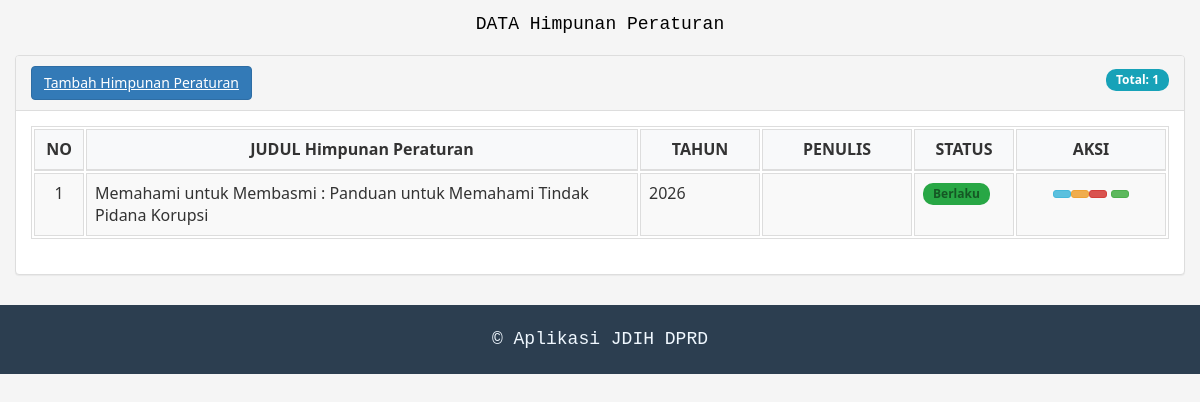
The app's page /panel_control/himpunan-peraturan.php (signed in) with its own data.
### tables this page shows
CREATE TABLE `monografi` (
  `id_monografi` int(11) NOT NULL,
  `judul` varchar(255) NOT NULL,
  `jenis_monografi` varchar(100) NOT NULL,
  `tanggal_pembuatan` date NOT NULL,
  `tahun_terbit` year(4) DEFAULT NULL,
  `penulis` varchar(200) DEFAULT NULL,
  `penerbit` varchar(200) DEFAULT NULL,
  `isbn` varchar(50) DEFAULT NULL,
  `bidang_hukum` varchar(100) DEFAULT NULL,
  `jumlah_halaman` int(11) DEFAULT NULL,
  `deskripsi` text DEFAULT NULL,
  `status` enum('Berlaku','Tidak Berlaku','Draft') DEFAULT 'Berlaku',
  `bahasa` varchar(50) DEFAULT 'Indonesia',
  `file_pdf` varchar(255) DEFAULT NULL,
  `thumbnail` varchar(255) DEFAULT NULL,
  `created_at` timestamp NULL DEFAULT current_timestamp(),
  `updated_at` timestamp NULL DEFAULT NULL ON UPDATE current_timestamp(),
  `id_user` varchar(50) DEFAULT NULL
);

### panel_control/himpunan-peraturan.php (the view, shortened to what this page needs)
<?php
include "a_db.php";
$aksi = isset($_GET['aksi']) ? $_GET['aksi'] : '';
if ($aksi == ''){
?>
<!DOCTYPE html>
<html>
<head>
    <link rel="stylesheet" href="style-admin.css">
</head>
<body>
    <div class="container-fluid">
        <h4 style='padding-top:15px; text-align:center;'>
            <font face="Courier New" color="#000000" size="4">
                DATA Himpunan Peraturan
            </font>
        </h4>
        <div class="col-md-12">
            <div class="panel panel-default">
                <div class="panel-heading clearfix">
                    <?php if ($_SESSION['level'] == 'user_admin' || $_SESSION['level'] == 'user_input'): ?>
                        <a href='http://localhost/jdihcilacap_pasang_2026/panel_control/index.php?page=monografi&aksi=tambah' class='btn btn-primary'>
                            <i class='fa fa-plus'></i> Tambah Himpunan Peraturan
                        </a>
                    <?php endif; ?>
                    <div class="pull-right">
                        <span class="badge badge-info">Total:
                            <?php
                            $count_query = "SELECT COUNT(*) as total FROM monografi WHERE jenis_monografi = 'Himpunan Peraturan'";
                            $count_result = mysqli_query($koneksi, $count_query);
                            $count_data = mysqli_fetch_assoc($count_result);
                            echo $count_data['total'];
                            ?>
                        </span>
                    </div>
                </div>
                <div class="panel-body">
                    <div class="table-responsive">
                        <table class="table table-bordered table-striped">
                            <thead>
                                <tr>
                                    <th width="50">NO</th>
                                    <th>JUDUL Himpunan Peraturan </th>
                                    <th width="120">TAHUN</th>
                                    <th width="150">PENULIS</th>
                                    <th width="100">STATUS</th>
                                    <th width="150" class="text-center">AKSI</th>
                                </tr>
                            </thead>
                            <tbody>
                            <?php
                            if ($_SESSION['level'] == 'user_admin'){
                                $query = "SELECT * FROM monografi WHERE jenis_monografi = 'Himpunan Peraturan' ORDER BY id_monografi DESC";
                            } else {
                                $user_id = mysqli_real_escape_string($koneksi, $_SESSION['login']);
                                $query = "SELECT * FROM monografi WHERE id_user = '$user_id' AND jenis_monografi = 'Himpunan Peraturan' ORDER BY id_monografi DESC";
                            }
                            $result = mysqli_query($koneksi, $query);
                            if(mysqli_num_rows($result) > 0) {
                                $no = 1;
                                while ($data = mysqli_fetch_assoc($result)){
                                    $status_badge = "";
                                    if ($data['status'] == 'Berlaku') {
                                        $status_badge = "<span class='badge badge-success'>{$data['status']}</span>";
                                    } elseif ($data['status'] == 'Tidak Berlaku') {
                                        $status_badge = "<span class='badge badge-danger'>{$data['status']}</span>";
                                    } else {
                                        $status_badge = "<span class='badge badge-warning'>{$data['status']}</span>";
                                    }
                                    echo "<tr>
                                            <td class='text-center'>$no</td>
                                            <td>{$data['judul']}</td>
                                            <td>{$data['tahun_terbit']}</td>
                                            <td>{$data['penulis']}</td>
                                            <td>$status_badge</td>
                                            <td class='text-center'>";
                                    echo "<a class='btn btn-info btn-xs' href='?page=himpunan-peraturan&aksi=detail&id={$data['id_monografi']}' title='Detail'>
                                            <i class='fa fa-eye'></i>
                                          </a>";
                                    if ($_SESSION['level'] == 'user_admin' || $_SESSION['level'] == 'user_input'){
                                        echo "<a class='btn btn-warning btn-xs' href='http://localhost/jdihcilacap_pasang_2026/panel_control/index.php?page=monografi&aksi=edit&id={$data['id_monografi']}' title='Edit'>
                                                <i class='fa fa-edit'></i>
                                              </a>";
                                    }
                                    if ($_SESSION['level'] == 'user_admin'){
                                        echo "<a class='btn btn-danger btn-xs' href='?page=himpunan-peraturan&aksi=hapus&id={$data['id_monografi']}'
                                              title='Hapus' onclick='return confirm(\"Yakin hapus data ini?\");'>
                                                <i class='fa fa-trash'></i>
                                              </a>";
                                    }
                                    if (!empty($data['file_pdf'])): ?>
                                        <a href="<?php echo $data['file_pdf']; ?>" target="_blank"
                                           class="btn btn-success btn-xs" title="Download PDF">
                                        </a>
                                    <?php endif;
                                    echo "</td></tr>";
                                    $no++;
                                }
                            } else {
                                echo "<tr><td colspan='6' class='text-center'>Belum ada data Himpunan Peraturan </td></tr>";
                            }
                            ?>
                            </tbody>
                        </table>
                    </div>
                </div>
            </div>
        </div>
    </div>
</body>
</html>
<?php
} elseif ($aksi == 'edit' && isset($_GET['id'])) {
    $id = $_GET['id'];
    header("Location: http://localhost/jdihcilacap_pasang_2026/panel_control/index.php?page=monografi&aksi=edit&id=$id");
    exit();
} elseif ($aksi == 'tambah') {
    header("Location: http://localhost/jdihcilacap_pasang/panel_control/index.php?page=monografi&aksi=tambah");
    exit();
}
?>
<footer id="footer">
    <div class="text-center clearfix">
        <p>
            <small>
                <font face="Courier New" color="#F0F8FF" size="4">
                    &copy; Aplikasi JDIH DPRD
                </font>
            </small>
        </p>
    </div>
</footer>

### panel_control/style-admin.css (style rules this page uses)
* { margin: 0; padding: 0; box-sizing: border-box; }
body { font-family: 'Segoe UI', Tahoma, Geneva, Verdana, sans-serif; background-color: #f5f5f5; color: #333; line-height: 1.6; }
.container-fluid { padding-right: 15px; padding-left: 15px; margin-right: auto; margin-left: auto; }
h4 { margin-top: 0; margin-bottom: 20px; font-weight: 500; line-height: 1.1; }
.panel { margin-bottom: 20px; background-color: #fff; border: 1px solid transparent; border-radius: 4px; box-shadow: 0 1px 1px rgba(0,0,0,.05); }
.panel-default { border-color: #ddd; }
.panel-heading { padding: 10px 15px; border-bottom: 1px solid transparent; border-top-left-radius: 3px; border-top-right-radius: 3px; background-color: #f5f5f5; border-color: #ddd; color: #333; }
.panel-body { padding: 15px; }
.table { width: 100%; max-width: 100%; margin-bottom: 20px; background-color: transparent; }
.table th, .table td { padding: 8px; line-height: 1.42857143; vertical-align: top; border-top: 1px solid #ddd; }
.table thead th { vertical-align: bottom; border-bottom: 2px solid #ddd; background-color: #f8f9fa; }
.table-striped tbody tr:nth-of-type(odd) { background-color: #f9f9f9; }
.table-bordered { border: 1px solid #ddd; }
.table-bordered th, .table-bordered td { border: 1px solid #ddd; }
.btn { display: inline-block; padding: 6px 12px; margin-bottom: 0; font-size: 14px; font-weight: 400; line-height: 1.42857143; text-align: center; white-space: nowrap; vertical-align: middle; cursor: pointer; user-select: none; background-image: none; border: 1px solid transparent; border-radius: 4px; }
.btn-primary { color: #fff; background-color: #337ab7; border-color: #2e6da4; }
.btn-info { color: #fff; background-color: #5bc0de; border-color: #46b8da; }
.btn-warning { color: #fff; background-color: #f0ad4e; border-color: #eea236; }
.btn-danger { color: #fff; background-color: #d9534f; border-color: #d43f3a; }
.btn-success { color: #fff; background-color: #5cb85c; border-color: #4cae4c; }
.btn-xs { padding: 1px 5px; font-size: 12px; line-height: 1.5; border-radius: 3px; }
.badge { display: inline-block; min-width: 10px; padding: 3px 7px; font-size: 12px; font-weight: 700; line-height: 1; color: #fff; text-align: center; white-space: nowrap; vertical-align: middle; background-color: #777; border-radius: 10px; }
.badge-success { background-color: #d4edda; color: #155724; }
.text-center { text-align: center; }
.pull-right { float: right !important; }
.clearfix::after { content: ""; display: table; clear: both; }
#footer { margin-top: 30px; padding: 20px 0; background-color: #2c3e50; color: #ecf0f1; }
#footer small { font-size: 85%; }

### panel_control/himpunan-peraturan.php (style rules this page uses)
.btn-xs { padding: 3px 8px; font-size: 12px; }
.badge { padding: 5px 10px; }
.badge-success { background: #28a745; }
.badge-info { background: #17a2b8; }

### records on screen
monografi: judul "Memahami untuk Membasmi : Panduan untuk Memahami Tindak Pidana Korupsi", tahun_terbit "2026", status "Berlaku"

### other values on screen
$count_data['total'] "1"
